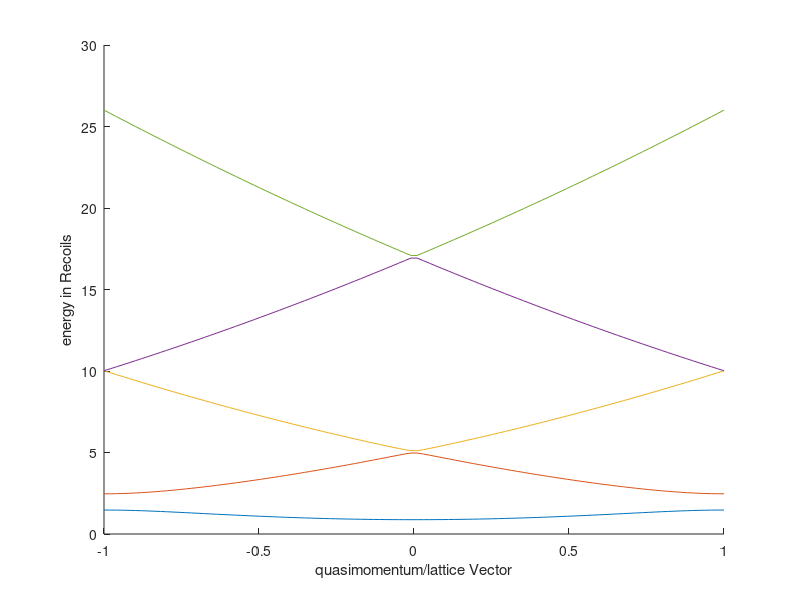

This chart was generated by the following MATLAB code: (Note: this script raises an error after producing the figure.)
%now to do the lattice bands!!


lattice_wavelength = 1.064e-6;%meters
num_band = 5;
lattice_depth = 2; %Er
v_0 = lattice_depth;
max_m = 50;
m_len = max_m*2+1

%here q is the quasimomentum, but perhaps I should get into the habit of
%making this k since I believe that this is the more standard notations
qs = linspace(-1,1,100);

h = zeros(max_m*2+1,max_m*2+1,length(qs));
for ii = 1:m_len
    for jj = 1:m_len
        if ii == jj
            h(ii,jj,:) = (v_0)./2 + (qs+2*(max_m+1-ii)).^2;%here it is actually q/(lattice constant), so brilluoin zone is -1 to 1
        end
        if ii == jj+1 || ii == jj-1
            h(ii,jj,:) = (v_0)./4;
        end
    end
end

eigs = zeros(m_len,length(qs));
for i = 1:length(qs)
    eigs(:,i) = eig(h(:,:,i));
end
figure;
hold all;
for i = 1:num_band
    plot(qs,eigs(i,:));
end
xlabel('quasimomentum/lattice Vector')
ylabel('energy in Recoils')

%now we want to be able to plot the bloch functions... We need the
%coefficients of the eigenvector to do this since this is how we get the
%function...

%since we need to do this at a specific quasi-momentum, let us do it at
%zero for now
q_index = 50;
q = qs(q_index)
[weights,eigs] = eig(h(:,:,q_index));
m_vec = -max_m:max_m;
x = linspace(0,20,200);
u = zeros(1,length(x));
for ii = 1:length(x)
    u(ii) = real(bloch_func(weights(:,1),m_vec,x(ii)));
end
figure;
plot(x,u);

function [u] = bloch_func(weights,m_vec,x)%x is in units of d, the lattice spacing (pi/kl)
u = 0;
    for ii = 1:length(m_vec)
        m = m_vec(ii);
        u = u+weights(ii).*(exp(1i.*.2.*m.*pi.*x));
    end
end



%now to try my way. The above code works

% 
% function eigs = find_eigs(q,max_m,v_0)
% ms = linspace(-max_m,max_m);
% h = zeros(length(ms));
% for ii = 1:length(ms)
%     for jj = 1:length(ms)
%         if ii == jj
%             h(ii,jj) = (v_0)./2 + (q+2*(ms(ii))).^2;%here it is actually q/(lattice constant), so brilluoin zone is -1 to 1
%         end
%         if ii == jj+1 || ii == jj-1
%             h(ii,jj) = (v_0)./4;
%         end
%     end
% end
% eigs = eig(h);
% end

